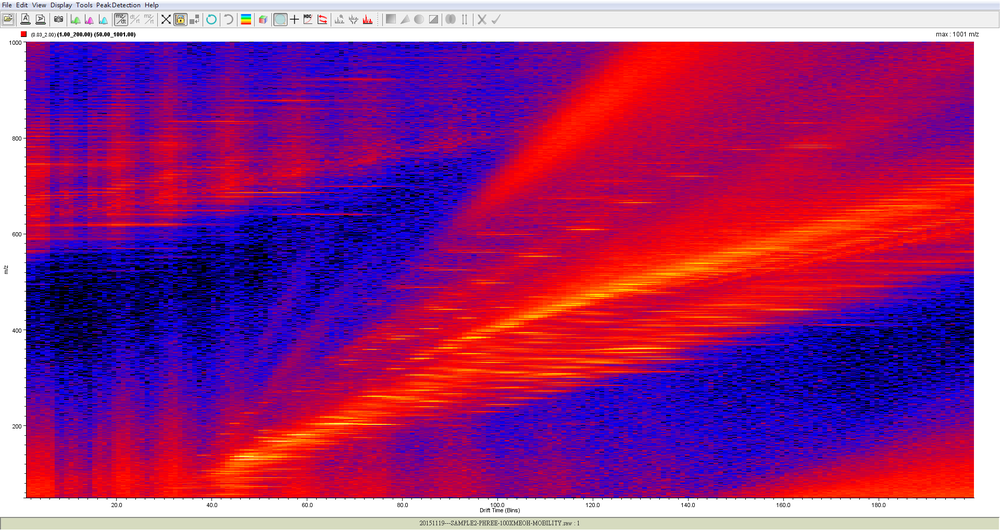
%> input picture test_hough/spectrums/Healthy.png, 1000 x 530 px, shrunk from 1920 x 1018 before the run
$ octave test_inner_product.m   (GNU Octave 9; MATLAB toolbox functions it lacks are replaced by stand-ins)
%> lines starting %> are read from the running program, lines starting %| are printed output that depends on the picture; in (x1, y1, x2, y2) boxes, pixels count from 0 and x2, y2 are one past the last pixel; in counts of white or black regions, pixels touching at a corner belong together; the program's own positions count from 1
clc
clear;
close all;
img1=imread('spectrums/Healthy.png');
%> img1 is the input picture: size 530x1000x3 uint8; mean R, G, B 151.6, 47.8, 128.2
img2=imread('spectrums/pancreatic cancer.png');
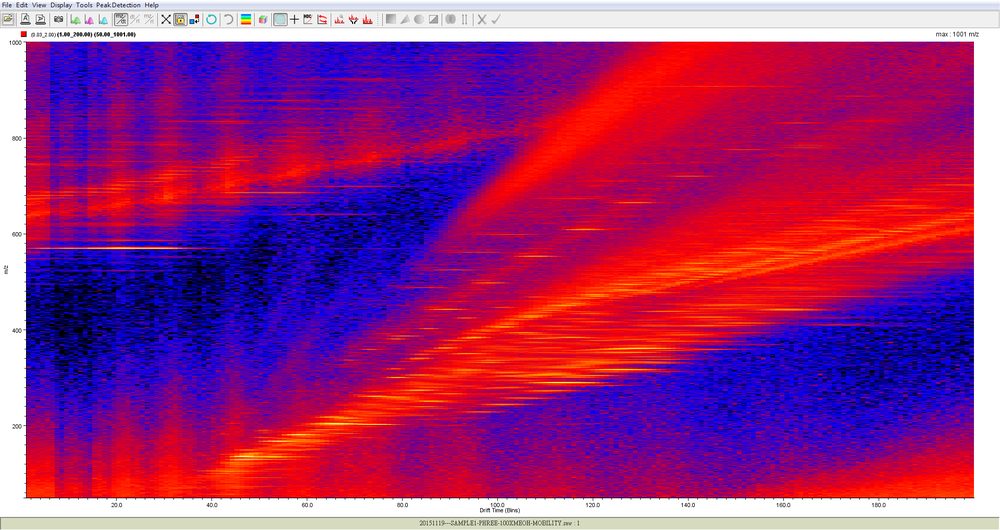
%> input picture test_hough/spectrums/pancreatic cancer.png, 1000 x 530 px, shrunk from 1920 x 1018 before the run
%> img2 is the input picture: size 530x1000x3 uint8; mean R, G, B 155.2, 47.4, 126.9
img1=double(img1);
%> img1: size 530x1000x3 double
img2=double(img2);
%> img2: size 530x1000x3 double
inner=img1 .* img2 ./ (img1.^1/2)   ./ (img2.^1/2)  ;
%> inner: size 530x1000x3 double; 27.95% of the values are NaN or infinite; the others: min 4, max 4, mean 4
inner=inner(:,:,1).*inner(:,:,2);
%> inner: size 530x1000 double; 69.97% of the values are NaN or infinite; the others: min 16, max 16, mean 16
inner=im2uint8(inner);
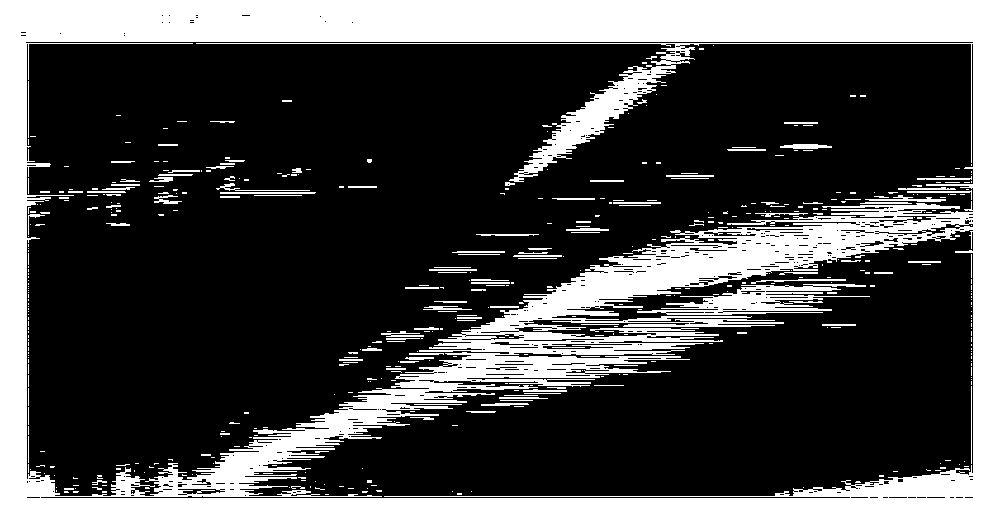
%> inner: size 530x1000 uint8; 30% white; 500 white regions (384 under 20 px), largest, box (x1, y1, x2, y2) and area: (0, 0, 1000, 530) 147263, (637, 284, 870, 315) 2917, (865, 195, 946, 202) 227
imshow(255-inner);
